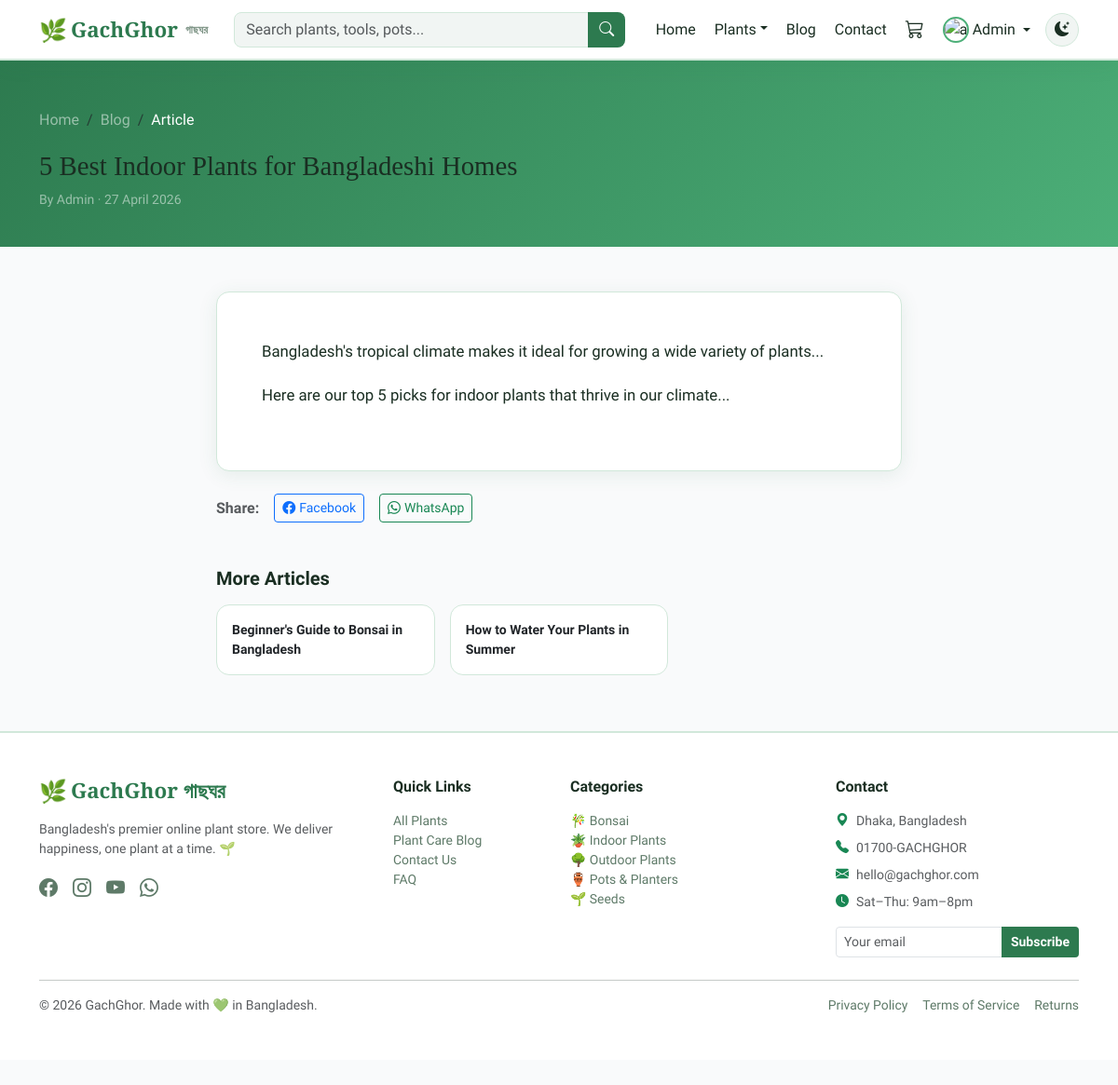
/frontend/blog-post.php?id=1 (signed in), run on the app's committed database.
### tables this page shows
CREATE TABLE IF NOT EXISTS blog_posts (
    id INT AUTO_INCREMENT PRIMARY KEY,
    title VARCHAR(255) NOT NULL,
    slug VARCHAR(255) UNIQUE,
    content LONGTEXT,
    image VARCHAR(255),
    author_id INT,
    is_published TINYINT(1) DEFAULT 1,
    created_at TIMESTAMP DEFAULT CURRENT_TIMESTAMP,
    FOREIGN KEY (author_id) REFERENCES users(id) ON DELETE SET NULL
);

CREATE TABLE IF NOT EXISTS users (
    id INT AUTO_INCREMENT PRIMARY KEY,
    name VARCHAR(100) NOT NULL,
    email VARCHAR(150) NOT NULL UNIQUE,
    password VARCHAR(255) NOT NULL,           
    phone VARCHAR(20),
    address TEXT,
    city VARCHAR(100),
    role ENUM('admin','customer') DEFAULT 'customer',
    avatar VARCHAR(255) DEFAULT NULL,
    is_blocked TINYINT(1) DEFAULT 0,          
    reset_token VARCHAR(255) DEFAULT NULL,
    reset_expires DATETIME DEFAULT NULL,
    created_at TIMESTAMP DEFAULT CURRENT_TIMESTAMP,
    updated_at TIMESTAMP DEFAULT CURRENT_TIMESTAMP ON UPDATE CURRENT_TIMESTAMP
);

CREATE TABLE IF NOT EXISTS categories (
    id INT AUTO_INCREMENT PRIMARY KEY,
    name VARCHAR(100) NOT NULL,
    slug VARCHAR(100) NOT NULL UNIQUE,
    icon VARCHAR(50) DEFAULT '🌿',
    description TEXT,
    created_at TIMESTAMP DEFAULT CURRENT_TIMESTAMP
);

### backend/includes/config.php (called while the page is built, shortened)
<?php
function getDB(): PDO {
    static $pdo = null;
    if ($pdo === null) {
        $dsn = "mysql:host=" . DB_HOST . ";dbname=" . DB_NAME . ";charset=" . DB_CHARSET;
        $options = [
            PDO::ATTR_ERRMODE            => PDO::ERRMODE_EXCEPTION,
            PDO::ATTR_DEFAULT_FETCH_MODE => PDO::FETCH_ASSOC,
            PDO::ATTR_EMULATE_PREPARES   => false,
        ];
        try {
            $pdo = new PDO($dsn, DB_USER, DB_PASS, $options);
        } catch (PDOException $e) {
            die('<div style="font-family:monospace;background:#fef2f2;color:#991b1b;padding:20px;border-radius:8px;margin:20px;">
                <strong>Database Connection Error:</strong><br>' . htmlspecialchars($e->getMessage()) . '<br><br>
                Please check your XAMPP MySQL server is running and the database <strong>gachghor</strong> exists.
            </div>');
        }
    }
    return $pdo;
}
function h(string $str): string {
    return htmlspecialchars($str, ENT_QUOTES, 'UTF-8');
}
function getCategories(): array {
    $db = getDB();
    $stmt = $db->query("SELECT * FROM categories ORDER BY name");
    return $stmt->fetchAll();
}

### frontend/blog-post.php (the view, shortened to what this page needs)
<?php
require_once __DIR__ . '/../backend/includes/config.php';
$db = getDB();
$id   = (int)($_GET['id'] ?? 0);
$post = $db->prepare("SELECT b.*, u.name as author_name FROM blog_posts b LEFT JOIN users u ON b.author_id=u.id WHERE b.id=? AND b.is_published=1");
$post->execute([$id]);
$post = $post->fetch();
$related = $db->prepare("SELECT * FROM blog_posts WHERE id!=? AND is_published=1 ORDER BY RAND() LIMIT 3");
$related->execute([$id]);
$related = $related->fetchAll();
include __DIR__ . '/../backend/includes/header.php';
?>
<div class="gg-page-banner">
    <div class="container">
        <nav aria-label="breadcrumb">
            <ol class="breadcrumb gg-breadcrumb mb-2">
                <li class="breadcrumb-item"><a href="<?= SITE_URL ?>/frontend/index.php" class="text-white-50">Home</a></li>
                <li class="breadcrumb-item"><a href="<?= SITE_URL ?>/frontend/blog.php" class="text-white-50">Blog</a></li>
                <li class="breadcrumb-item active text-white">Article</li>
            </ol>
        </nav>
        <h1 style="font-size:1.8rem"><?= h($post['title']) ?></h1>
        <div class="mt-2 text-white-50 small">
            <?php if($post['author_name']): ?>By <?= h($post['author_name']) ?> · <?php endif; ?>
            <?= date('d F Y', strtotime($post['created_at'])) ?>
        </div>
    </div>
</div>
<div class="container my-5">
    <div class="row justify-content-center">
        <div class="col-lg-8">
            <div class="gg-card p-4 p-md-5" style="line-height:1.9;font-size:1.05rem;">
                <?= $post['content'] ?>
            </div>
            <div class="mt-4 d-flex align-items-center gap-3">
                <span class="fw-bold text-muted">Share:</span>
                <a href="https://www.facebook.com/sharer/sharer.php?u=<?= urlencode(SITE_URL.'/frontend/blog-post.php?id='.$id) ?>"
                   target="_blank" class="btn btn-sm btn-outline-primary">
                    <i class="bi bi-facebook me-1"></i>Facebook
                </a>
                <a href="https://wa.me/?text=<?= urlencode($post['title'].' '.SITE_URL.'/frontend/blog-post.php?id='.$id) ?>"
                   target="_blank" class="btn btn-sm btn-outline-success">
                    <i class="bi bi-whatsapp me-1"></i>WhatsApp
                </a>
            </div>
            <?php if($related): ?>
            <div class="mt-5">
                <h5 class="fw-bold mb-3">More Articles</h5>
                <div class="row g-3">
                    <?php foreach($related as $r): ?>
                    <div class="col-md-4">
                        <a href="<?= SITE_URL ?>/frontend/blog-post.php?id=<?= $r['id'] ?>" class="text-decoration-none">
                            <div class="blog-card h-100">
                                <div class="blog-card-body">
                                    <p class="fw-semibold small mb-0 text-dark"><?= h($r['title']) ?></p>
                                </div>
                            </div>
                        </a>
                    </div>
                    <?php endforeach; ?>
                </div>
            </div>
            <?php endif; ?>
        </div>
    </div>
</div>
<?php include __DIR__ . '/../backend/includes/footer.php'; ?>

### backend/includes/footer.php (shortened to what this page needs)
</main>
<footer class="gg-footer d-none d-md-block">
    <div class="container py-5">
        <div class="row g-4">
            <div class="col-md-4">
                <h5 class="gg-logo mb-3"><span class="logo-leaf">🌿</span> GachGhor গাছঘর</h5>
                <p class="text-muted small">Bangladesh's premier online plant store. We deliver happiness, one plant at a time. 🌱</p>
                <div class="d-flex gap-3 mt-3">
                    <a href="#" class="gg-social-link"><i class="bi bi-facebook fs-5"></i></a>
                    <a href="#" class="gg-social-link"><i class="bi bi-instagram fs-5"></i></a>
                    <a href="#" class="gg-social-link"><i class="bi bi-youtube fs-5"></i></a>
                    <a href="#" class="gg-social-link"><i class="bi bi-whatsapp fs-5"></i></a>
                </div>
            </div>
            <div class="col-md-2">
                <h6 class="fw-bold mb-3">Quick Links</h6>
                <ul class="list-unstyled small">
                    <li><a href="<?= SITE_URL ?>/frontend/products.php" class="gg-footer-link">All Plants</a></li>
                    <li><a href="<?= SITE_URL ?>/frontend/blog.php" class="gg-footer-link">Plant Care Blog</a></li>
                    <li><a href="<?= SITE_URL ?>/frontend/contact.php" class="gg-footer-link">Contact Us</a></li>
                    <li><a href="<?= SITE_URL ?>/frontend/faq.php" class="gg-footer-link">FAQ</a></li>
                </ul>
            </div>
            <div class="col-md-3">
                <h6 class="fw-bold mb-3">Categories</h6>
                <ul class="list-unstyled small">
                    <?php foreach(array_slice(getCategories(), 0, 5) as $cat): ?>
                    <li><a href="<?= SITE_URL ?>/frontend/products.php?category=<?= h($cat['slug']) ?>" class="gg-footer-link"><?= h($cat['icon']) ?> <?= h($cat['name']) ?></a></li>
                    <?php endforeach; ?>
                </ul>
            </div>
            <div class="col-md-3">
                <h6 class="fw-bold mb-3">Contact</h6>
                <ul class="list-unstyled small text-muted">
                    <li class="mb-2"><i class="bi bi-geo-alt-fill text-success me-2"></i>Dhaka, Bangladesh</li>
                    <li class="mb-2"><i class="bi bi-telephone-fill text-success me-2"></i>01700-GACHGHOR</li>
                    <li class="mb-2"><i class="bi bi-envelope-fill text-success me-2"></i>hello@gachghor.com</li>
                    <li class="mb-2"><i class="bi bi-clock-fill text-success me-2"></i>Sat–Thu: 9am–8pm</li>
                </ul>
                <form class="mt-3" action="<?= SITE_URL ?>/backend/api/subscribe.php" method="POST">
                    <div class="input-group input-group-sm">
                        <input type="email" name="email" class="form-control" placeholder="Your email">
                        <button class="btn gg-btn-green" type="submit">Subscribe</button>
                    </div>
                </form>
            </div>
        </div>
        <hr class="mt-4">
        <div class="d-flex justify-content-between align-items-center small text-muted">
            <span>© <?= date('Y') ?> GachGhor. Made with 💚 in Bangladesh.</span>
            <div class="d-flex gap-3">
                <a href="#" class="gg-footer-link">Privacy Policy</a>
                <a href="#" class="gg-footer-link">Terms of Service</a>
                <a href="#" class="gg-footer-link">Returns</a>
            </div>
        </div>
    </div>
</footer>
</body>
</html>

### assets/css/style.css (style rules this page uses)
:root { --gg-green: #2d7a4f; --gg-green-light: #4caf78; --gg-green-dark: #1b5235; --gg-green-pale: #e8f5e9; --gg-accent: #f4a623; --gg-accent-dark: #d4881a; --gg-danger: #e53e3e; --gg-bg: #f9fafb; --gg-surface: #ffffff; --gg-surface-2: #f1f5f3; --gg-border: #d1e8da; --gg-text: #1a2e22; --gg-text-muted: #5e7a68; --gg-shadow: 0 4px 20px rgba(45,122,79,0.10); --gg-shadow-hover: 0 8px 30px rgba(45,122,79,0.18); --gg-radius: 14px; --gg-radius-sm: 8px; --gg-nav-height: 65px; --gg-bottom-nav: 65px; --transition: all 0.25s ease; }
*, *::before, *::after { box-sizing: border-box; }
body { font-family: 'Hind Siliguri', sans-serif; background: var(--gg-bg); color: var(--gg-text); transition: background 0.3s, color 0.3s; padding-bottom: var(--gg-bottom-nav); }
h1, h2, h3 { font-family: 'Playfair Display', serif; color: var(--gg-text); }
a { text-decoration: none; color: var(--gg-green); }
.gg-logo { font-family: 'Playfair Display', serif; font-weight: 700; font-size: 1.4rem; color: var(--gg-green) !important; display: flex; align-items: center; gap: 4px; }
.logo-leaf { font-size: 1.5rem; animation: sway 3s ease-in-out infinite; }
.gg-btn-green { background: var(--gg-green); color: #fff; border: 2px solid var(--gg-green); border-radius: var(--gg-radius-sm); font-weight: 600; transition: var(--transition); }
.gg-card { background: var(--gg-surface); border: 1.5px solid var(--gg-border); border-radius: var(--gg-radius); box-shadow: var(--gg-shadow); transition: var(--transition); overflow: hidden; }
.gg-footer { background: var(--gg-surface); border-top: 2px solid var(--gg-border); margin-top: 60px; }
.gg-footer-link { color: var(--gg-text-muted); font-size: 0.87rem; transition: var(--transition); }
.gg-social-link { color: var(--gg-text-muted); font-size: 1.3rem; transition: var(--transition); }
.gg-breadcrumb { background: none; padding: 12px 0; }
.gg-breadcrumb .breadcrumb-item a { color: var(--gg-green); }
.gg-breadcrumb .breadcrumb-item.active { color: var(--gg-text-muted); }
.gg-page-banner { background: linear-gradient(135deg, var(--gg-green) 0%, var(--gg-green-light) 100%); padding: 40px 0; color: white; margin-bottom: 40px; }
.gg-page-banner h1 { font-size: 2.2rem; margin: 0; }
.blog-card { background: var(--gg-surface); border: 1.5px solid var(--gg-border); border-radius: var(--gg-radius); overflow: hidden; transition: var(--transition); }
.blog-card-body { padding: 16px; }

### data on the page
blog_posts: title "5 Best Indoor Plants for Bangladeshi Homes", author.name "Admin", created_at "27 April 2026", content "Bangladesh's tropical climate makes it ideal for growing a wide variety of plants... Here are our top 5 picks for indoor plants that thrive in our climate..."
blog_posts: title "Beginner's Guide to Bonsai in Bangladesh"
blog_posts: title "How to Water Your Plants in Summer"
categories: icon "🎋", name "Bonsai"
categories: icon "🪴", name "Indoor Plants"
categories: icon "🌳", name "Outdoor Plants"
categories: icon "🏺", name "Pots & Planters"
categories: icon "🌱", name "Seeds"

### other printed values
$_SESSION['user_name'] "Admin"
